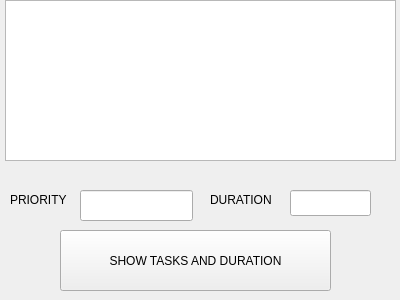
<?xml version="1.0" encoding="UTF-8"?>
<ui version="4.0">
 <class>gui</class>
 <widget class="QWidget" name="gui">
  <property name="geometry">
   <rect>
    <x>0</x>
    <y>0</y>
    <width>400</width>
    <height>300</height>
   </rect>
  </property>
  <property name="windowTitle">
   <string>gui</string>
  </property>
  <widget class="QListWidget" name="task_list_widget">
   <property name="geometry">
    <rect>
     <x>5</x>
     <y>0</y>
     <width>391</width>
     <height>161</height>
    </rect>
   </property>
  </widget>
  <widget class="QLineEdit" name="priority_line_edit">
   <property name="geometry">
    <rect>
     <x>80</x>
     <y>190</y>
     <width>113</width>
     <height>31</height>
    </rect>
   </property>
  </widget>
  <widget class="QLabel" name="label">
   <property name="geometry">
    <rect>
     <x>10</x>
     <y>190</y>
     <width>81</width>
     <height>20</height>
    </rect>
   </property>
   <property name="text">
    <string>PRIORITY</string>
   </property>
  </widget>
  <widget class="QPushButton" name="show_button">
   <property name="geometry">
    <rect>
     <x>60</x>
     <y>230</y>
     <width>271</width>
     <height>61</height>
    </rect>
   </property>
   <property name="text">
    <string>SHOW TASKS AND DURATION</string>
   </property>
  </widget>
  <widget class="QLineEdit" name="uration_line_edit">
   <property name="geometry">
    <rect>
     <x>290</x>
     <y>190</y>
     <width>81</width>
     <height>26</height>
    </rect>
   </property>
  </widget>
  <widget class="QLabel" name="label_2">
   <property name="geometry">
    <rect>
     <x>210</x>
     <y>190</y>
     <width>81</width>
     <height>20</height>
    </rect>
   </property>
   <property name="text">
    <string>DURATION</string>
   </property>
  </widget>
 </widget>
 <resources/>
 <connections/>
</ui>
